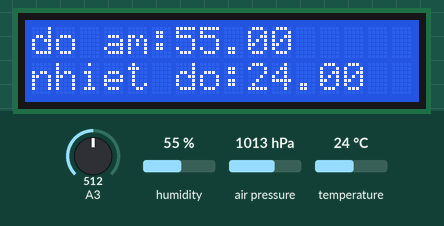
Simulated run of this sketch. Board: Arduino Uno, built with avr-gcc and run on an emulated ATmega328P. Shown: 16×2 character LCD. The test bench sets the inputs (shaded band); at power-on: humidity 55 %, air pressure 1013 hPa, A3 = 512, temperature 24 °C. What the sketch prints to the serial monitor is not drawn.

Above: at 1.4 s.
1.5 s: humidity set to 22 %
6.4 s: air pressure set to 952 hPa
At 11.0 s:
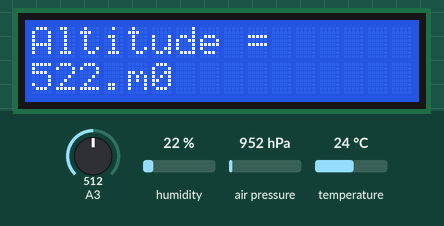
11.1 s: A3 set to 716
At 16.1 s:
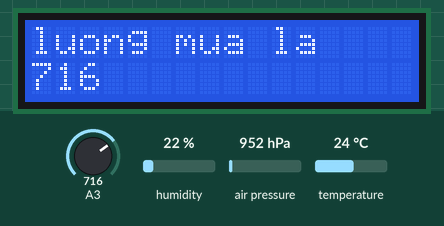
16.9 s: temperature set to 12 °C
At 22.0 s:
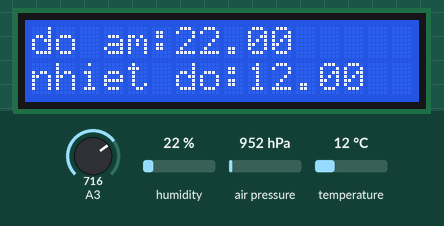
22.7 s: air pressure set to 975 hPa
At 24.0 s:
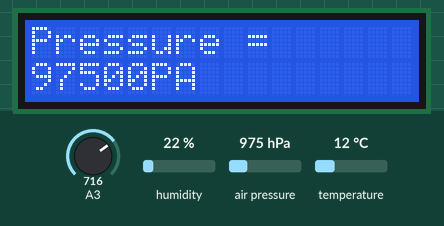
24.7 s: A3 set to 992
At 29.6 s:
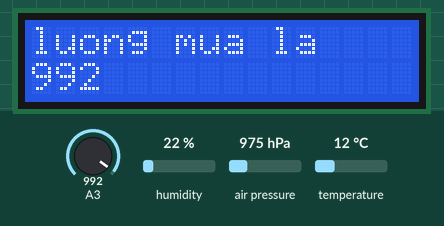
Timing chart, 0 to 31.1 s (numbered marks = the images above; inputs shaded):
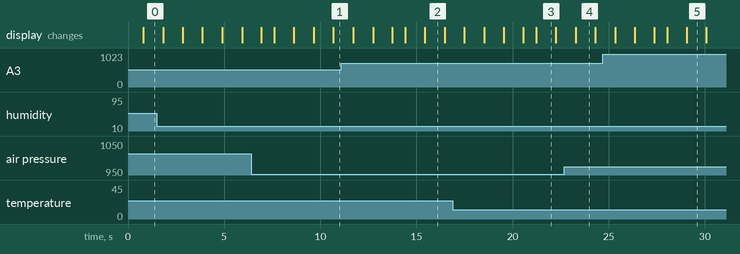

Measured:
- what the display in image 2 shows lasts 1.1 s, from 15.4 s to 16.5 s

The sketch:

weather.ino
```cpp
#include "DHT.h"
#include <Adafruit_BMP085.h>
#include <LiquidCrystal_I2C.h>
#include <Wire.h>
const int PINDHT= 2;
const int DHTTYPE = DHT11;
DHT dht(PINDHT,DHTTYPE);
int i;
LiquidCrystal_I2C lcd(0x3F,16,2);
Adafruit_BMP085 bmp;
void setup() {
  // put your setup code here, to run once:
  Serial.begin(9600);
  dht.begin();
  //lcd.begin(16,2);
  lcd.init();                      // initialize the lcd
  lcd.init();
  // Print a message to the LCD.
  lcd.backlight();
 if (!bmp.begin()) {
	Serial.println("Could not find a valid BMP085 sensor, check wiring!");
	while (1) {}
  }
}

void loop() {
  // put your main code here, to run repeatedly:
  float doam = dht.readHumidity();
  float nhietdo = dht.readTemperature();
  int value = analogRead(A3);
  Serial.print("nhiet do la ");
  Serial.print(nhietdo);
  Serial.println(" *c");
  Serial.print("do am la ");
  Serial.print(doam);
  Serial.println(" %");
  Serial.print("luong mua la ");
  Serial.print(value);
  Serial.println();
  Serial.print("Pressure = ");
  Serial.print(bmp.readPressure());
  Serial.println(" Pa");
  Serial.print("Altitude = ");
  Serial.print(bmp.readAltitude());
  Serial.println(" meters");
  Serial.print("Pressure at sealevel (calculated) = ");
  Serial.print(bmp.readSealevelPressure());
  Serial.println(" Pa");
  Serial.print("Real altitude = ");
  Serial.print(bmp.readAltitude(101500));
  Serial.println(" meters");
  Serial.println();
  delay(500);
  Serial.print("Value : ");
  Serial.print(value);
  lcd.setCursor(0,0);
  lcd.print("do am:");
  lcd.setCursor(6,0);
  lcd.print(doam);
  lcd.setCursor(0,1);
  lcd.print("nhiet do:");
  lcd.setCursor(9,1);
  lcd.print(nhietdo);
  delay(1000);
  lcd.clear();
  lcd.setCursor(0,0);
  lcd.print("luong mua la ");
  lcd.setCursor(0,1);
  lcd.print(value);
  delay(1000);
  lcd.clear();
  lcd.setCursor(0,0);
  lcd.print("Pressure = ");
  lcd.setCursor(0,1);
  lcd.print(bmp.readPressure());
  lcd.setCursor(5,1);
  lcd.print("PA");
  delay(1000);
  lcd.clear();
  lcd.setCursor(0,0);
  lcd.print("Altitude = ");
  lcd.setCursor(0,1);
  lcd.print(bmp.readAltitude());
  lcd.setCursor(4, 1);
  lcd.print("m");
  delay(1000);
  lcd.setCursor(0,0);
  lcd.print("Pressure at sealevel (calculated) = ");
  lcd.setCursor(0, 1);
  lcd.print(bmp.readSealevelPressure());
  lcd.setCursor(4, 1);
  lcd.print("m");
  delay(1000);
  lcd.setCursor(0, 0);
  lcd.print("Real altitude = ");
  lcd.setCursor(0, 1);
  lcd.print(bmp.readAltitude(101500));
  lcd.setCursor(4, 1);
  lcd.print("m");
  delay(1000);
  lcd.clear();
}
```
